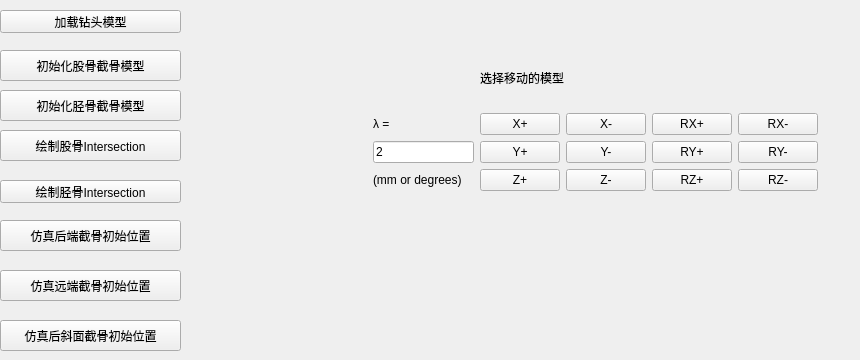
     <widget class="QWidget" name="tab_7">
      <attribute name="title">
       <string>术中截骨</string>
      </attribute>
      <widget class="QPushButton" name="GoToPoteriorInitialPosBtn">
       <property name="geometry">
        <rect>
         <x>0</x>
         <y>220</y>
         <width>181</width>
         <height>31</height>
        </rect>
       </property>
       <property name="text">
        <string>仿真后端截骨初始位置</string>
       </property>
      </widget>
      <widget class="QPushButton" name="GoToDistalInitialPosBtn">
       <property name="geometry">
        <rect>
         <x>0</x>
         <y>270</y>
         <width>181</width>
         <height>31</height>
        </rect>
       </property>
       <property name="text">
        <string>仿真远端截骨初始位置</string>
       </property>
      </widget>
      <widget class="QPushButton" name="GoToAnteriorChamferInitialPosBtn">
       <property name="geometry">
        <rect>
         <x>0</x>
         <y>320</y>
         <width>181</width>
         <height>31</height>
        </rect>
       </property>
       <property name="text">
        <string>仿真后斜面截骨初始位置</string>
       </property>
      </widget>
      <widget class="QPushButton" name="InitialFemurOsteotomyModelBtn">
       <property name="geometry">
        <rect>
         <x>0</x>
         <y>50</y>
         <width>181</width>
         <height>31</height>
        </rect>
       </property>
       <property name="text">
        <string>初始化股骨截骨模型</string>
       </property>
      </widget>
      <widget class="QPushButton" name="AddFemurBoneModelInterSectionBtn">
       <property name="geometry">
        <rect>
         <x>0</x>
         <y>130</y>
         <width>181</width>
         <height>31</height>
        </rect>
       </property>
       <property name="text">
        <string>绘制股骨Intersection</string>
       </property>
      </widget>
      <widget class="QPushButton" name="AddTibiaBoneModelInterSectionBtn">
       <property name="geometry">
        <rect>
         <x>0</x>
         <y>180</y>
         <width>181</width>
         <height>23</height>
        </rect>
       </property>
       <property name="text">
        <string>绘制胫骨Intersection</string>
       </property>
      </widget>
      <widget class="QWidget" name="verticalLayoutWidget_10">
       <property name="geometry">
        <rect>
         <x>340</x>
         <y>50</y>
         <width>511</width>
         <height>141</height>
        </rect>
       </property>
       <layout class="QVBoxLayout" name="verticalLayout_20">
        <item>
         <layout class="QHBoxLayout" name="horizontalLayout_48">
          <item>
           <spacer name="horizontalSpacer_19">
            <property name="orientation">
             <enum>Qt::Horizontal</enum>
            </property>
            <property name="sizeHint" stdset="0">
             <size>
              <width>40</width>
              <height>20</height>
             </size>
            </property>
           </spacer>
          </item>
          <item>
           <widget class="QLabel" name="label_43">
            <property name="sizePolicy">
             <sizepolicy hsizetype="Fixed" vsizetype="Fixed">
              <horstretch>0</horstretch>
              <verstretch>0</verstretch>
             </sizepolicy>
            </property>
            <property name="text">
             <string>选择移动的模型</string>
            </property>
           </widget>
          </item>
          <item>
           <spacer name="horizontalSpacer_21">
            <property name="orientation">
             <enum>Qt::Horizontal</enum>
            </property>
            <property name="sizeHint" stdset="0">
             <size>
              <width>40</width>
              <height>20</height>
             </size>
            </property>
           </spacer>
          </item>
          <item>
           <widget class="QmitkSingleNodeSelectionWidget" name="IntraOsteotomyEndDrillTipWidget" native="true">
            <property name="font">
             <font>
              <pointsize>11</pointsize>
             </font>
            </property>
           </widget>
          </item>
          <item>
           <spacer name="horizontalSpacer_20">
            <property name="orientation">
             <enum>Qt::Horizontal</enum>
            </property>
            <property name="sizeHint" stdset="0">
             <size>
              <width>40</width>
              <height>20</height>
             </size>
            </property>
           </spacer>
          </item>
         </layout>
        </item>
        <item>
         <layout class="QGridLayout" name="gridLayout_7">
          <item row="0" column="6">
           <widget class="QPushButton" name="IntraDrillEndTipRXminusBtn">
            <property name="text">
             <string>RX-</string>
            </property>
           </widget>
          </item>
          <item row="0" column="3">
           <widget class="QPushButton" name="IntraDrillEndTipXplusBtn">
            <property name="text">
             <string>X+</string>
            </property>
           </widget>
          </item>
          <item row="3" column="3">
           <widget class="QPushButton" name="IntraDrillEndTipZplusBtn">
            <property name="text">
             <string>Z+</string>
            </property>
           </widget>
          </item>
          <item row="0" column="4">
           <widget class="QPushButton" name="IntraDrillEndTipXminusBtn">
            <property name="text">
             <string>X-</string>
            </property>
           </widget>
          </item>
          <item row="3" column="4">
           <widget class="QPushButton" name="IntraDrillEndTipZminusBtn">
            <property name="text">
             <string>Z-</string>
            </property>
           </widget>
          </item>
          <item row="2" column="7">
           <spacer name="horizontalSpacer_17">
            <property name="orientation">
             <enum>Qt::Horizontal</enum>
            </property>
            <property name="sizeHint" stdset="0">
             <size>
              <width>40</width>
              <height>20</height>
             </size>
            </property>
           </spacer>
          </item>
          <item row="2" column="4">
           <widget class="QPushButton" name="IntraDrillEndTipYminusBtn">
            <property name="text">
             <string>Y-</string>
            </property>
           </widget>
          </item>
          <item row="0" column="5">
           <widget class="QPushButton" name="IntraDrillEndTipRXplusBtn">
            <property name="text">
             <string>RX+</string>
            </property>
           </widget>
          </item>
          <item row="2" column="3">
           <widget class="QPushButton" name="IntraDrillEndTipYplusBtn">
            <property name="text">
             <string>Y+</string>
            </property>
           </widget>
          </item>
          <item row="2" column="0">
           <spacer name="horizontalSpacer_18">
            <property name="orientation">
             <enum>Qt::Horizontal</enum>
            </property>
            <property name="sizeHint" stdset="0">
             <size>
              <width>40</width>
              <height>20</height>
             </size>
            </property>
           </spacer>
          </item>
          <item row="3" column="6">
           <widget class="QPushButton" name="IntraDrillEndTipRZminusBtn">
            <property name="text">
             <string>RZ-</string>
            </property>
           </widget>
          </item>
          <item row="2" column="5">
           <widget class="QPushButton" name="IntraDrillEndTipRYplusBtn">
            <property name="text">
             <string>RY+</string>
            </property>
           </widget>
          </item>
          <item row="2" column="6">
           <widget class="QPushButton" name="IntraDrillEndTipRYminusBtn">
            <property name="text">
             <string>RY-</string>
            </property>
           </widget>
          </item>
          <item row="3" column="1">
           <widget class="QLabel" name="label_41">
            <property name="text">
             <string>(mm or degrees)</string>
            </property>
           </widget>
          </item>
          <item row="3" column="5">
           <widget class="QPushButton" name="IntraDrillEndTipRZplusBtn">
            <property name="text">
             <string>RZ+</string>
            </property>
           </widget>
          </item>
          <item row="2" column="1">
           <widget class="QLineEdit" name="IntraDrillEndMovingStepLineEdit">
            <property name="text">
             <string>2</string>
            </property>
           </widget>
          </item>
          <item row="0" column="1">
           <widget class="QLabel" name="label_42">
            <property name="layoutDirection">
             <enum>Qt::LeftToRight</enum>
            </property>
            <property name="text">
             <string>λ =</string>
            </property>
           </widget>
          </item>
         </layout>
        </item>
       </layout>
      </widget>
      <widget class="QPushButton" name="AddDrillEndTipModelBtn">
       <property name="geometry">
        <rect>
         <x>0</x>
         <y>10</y>
         <width>181</width>
         <height>23</height>
        </rect>
       </property>
       <property name="text">
        <string>加载钻头模型</string>
       </property>
      </widget>
      <widget class="QPushButton" name="InitialTibiaOsteotomyModelBtn">
       <property name="geometry">
        <rect>
         <x>0</x>
         <y>90</y>
         <width>181</width>
         <height>31</height>
        </rect>
       </property>
       <property name="text">
        <string>初始化胫骨截骨模型</string>
       </property>
      </widget>
     </widget>
